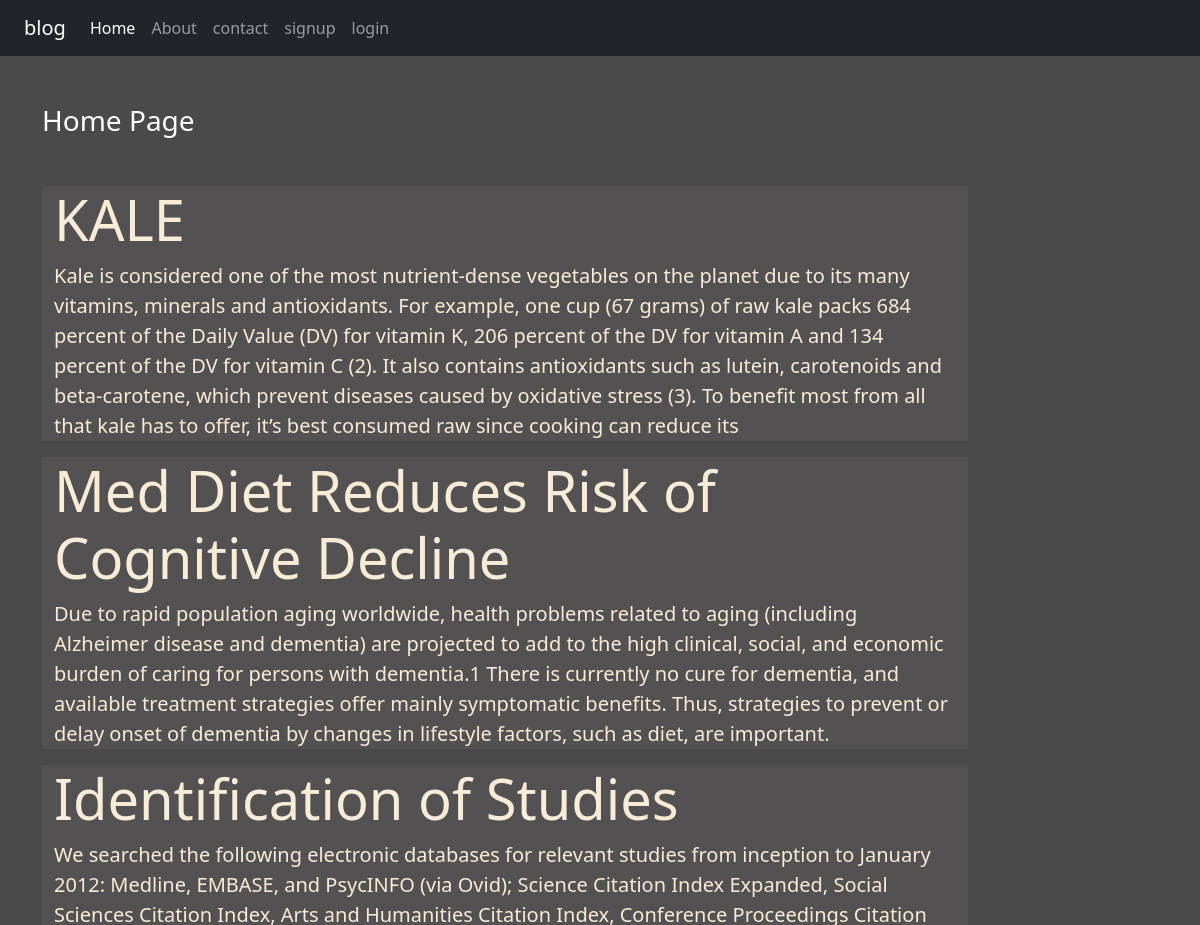
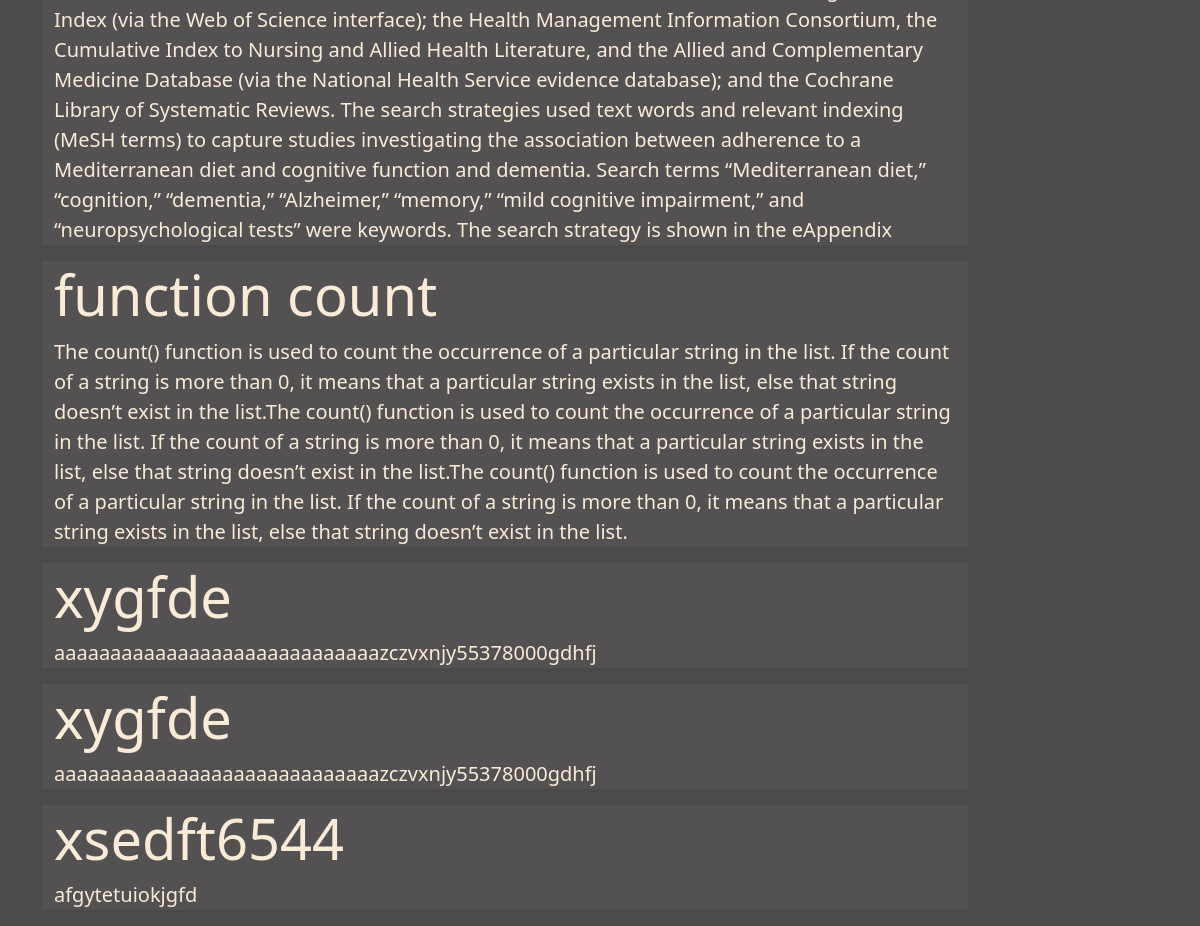
The page / on the database its author committed (2 pictures, top to bottom).
### blog/models.py (models this page shows, shortened)
class Post(models.Model):
    author = models.ForeignKey(User, on_delete=models.CASCADE)
    title = models.CharField(max_length=100)
    desc=models.TextField()
    date_posted = models.DateTimeField(default=datetime.now)
    status=models.CharField(max_length=50,choices=STATUS_CHOICES,default=STATUS_CHOICES[0][0])

### blog/views.py (the view)
# urls.py: path('',views.home),
def home(request):
	post=Post.objects.all()
	return render(request,'blog/home.html',{'post':post})

### blog/templates/blog/home.html
{% extends 'blog/base.html' %}
{%  load static %}
{% block content %}
<div class="col-sm-10">
	<h3 class="text-white my-5 font-weight-bold">Home Page</h3>
{% for post in post %}
  <div class="jumbotron jumbotron-fluid jumbo-color">
  <div class="container">
    <h1 class="display-4 font-weight-bold">{{post.title}}</h1>
    <p class="lead">{{post.desc}}</p>
  </div>
</div>
{% endfor %}
</div>
{% endblock content %}

### blog/templates/blog/base.html (shortened to what this page needs)
<!DOCTYPE html>
{% load static %}
<html>
<head>
	<link rel="stylesheet" type="text/css" href="{% static 'blog/css/bootstrap.css' %}">
	<link rel="stylesheet" type="text/css" href="{% static 'blog/css/bootstrap.css' %}">
	<link rel="stylesheet" type="text/css" href="{% static '/blog/css/style.css' %}">
</head>
<body>
	<div class="container-fluid bg-dark">
		{% include 'blog/navbar.html'%}
	</div>
    <div class="container">
    	<div class="row">
    		{% block content %}
    		{% endblock content %}
    	</div>
    </div>
</body>
</html>

### blog/templates/blog/navbar.html (shortened to what this page needs)
<nav class="navbar navbar-expand-lg navbar-dark bg-dark">
  <div class="container-fluid">
    <a class="navbar-brand" href="#">blog</a>
    <div class="collapse navbar-collapse" id="navbarNav">
      <ul class="navbar-nav">
        <li class="nav-item">
          <a class="nav-link active" aria-current="page" href="/">Home</a>
        </li>
        <li class="nav-item">
          <a class="nav-link" href="{% url 'about' %}">About</a>
        </li>
        <li class="nav-item">
          <a class="nav-link" href="{% url 'contact' %}">contact</a>
        </li>
        {% if request.user.is_authenticated %}
        <li class="nav-item">
          <a class="nav-link" href="{% url 'dashboard' %}">Dashboard</a>
        </li>
         <li class="nav-item">
          <a class="nav-link " href="{% url 'logout' %}">logout</a>
        </li>
        {% else %}
        <li class="nav-item">
          <a class="nav-link " href="{% url 'signup' %}">signup</a>
        </li>
        <li class="nav-item">
          <a class="nav-link " href="{% url 'login' %}">login</a>
        </li>
        {% endif %}
      </ul>
    </div>
  </div>
</nav>

### blog/static/blog/css/style.css (style rules this page uses)
body { background-color: rgb(75, 74, 74); color: antiquewhite; }
.jumbo-color { background-color: rgb(83,81,81); }

### rows shown on the page
Post: title "KALE", desc "Kale is considered one of the most nutrient-dense vegetables on the planet due to its many vitamins, minerals and antioxidants. For example, one cup (67 grams) of raw kale packs 684 percent of the Daily Value (DV) for vitamin K, 206 percent of the DV for vitamin A and 134 percent of the DV for vitamin C (2). It also contains antioxidants such as lutein, carotenoids and beta-carotene, which prevent diseases caused by oxidative stress (3). To benefit most from all that kale has to offer, it’s best consumed raw since cooking can reduce its"
Post: title "Med Diet Reduces Risk of Cognitive Decline", desc "Due to rapid population aging worldwide, health problems related to aging (including Alzheimer disease and dementia) are projected to add to the high clinical, social, and economic burden of caring for persons with dementia.1 There is currently no cure for dementia, and available treatment strategies offer mainly symptomatic benefits. Thus, strategies to prevent or delay onset of dementia by changes in lifestyle factors, such as diet, are important."
Post: title "Identification of Studies", desc "We searched the following electronic databases for relevant studies from inception to January 2012: Medline, EMBASE, and PsycINFO (via Ovid); Science Citation Index Expanded, Social Sciences Citation Index, Arts and Humanities Citation Index, Conference Proceedings Citation Index (via the Web of Science interface); the Health Management Information Consortium, the Cumulative Index to Nursing and Allied Health Literature, and the Allied and Complementary Medicine Database (via the National Health Service evidence database); and the Cochrane Library of Systematic Reviews. The search strategies used text words and relevant indexing (MeSH terms) to capture studies investigating the association…"
Post: title "function count", desc "The count() function is used to count the occurrence of a particular string in the list. If the count of a string is more than 0, it means that a particular string exists in the list, else that string doesn’t exist in the list.The count() function is used to count the occurrence of a particular string in the list. If the count of a string is more than 0, it means that a particular string exists in the list, else that string doesn’t exist in the list.The count() function is used to count the occurrence of a particular string in the list. If the count of a string is more than 0, it means that a particular string exists in the list, else that string doesn’t exist in the list."
Post: title "xygfde", desc "aaaaaaaaaaaaaaaaaaaaaaaaaaaaazczvxnjy55378000gdhfj"
Post: title "xygfde", desc "aaaaaaaaaaaaaaaaaaaaaaaaaaaaazczvxnjy55378000gdhfj"
Post: title "xsedft6544", desc "afgytetuiokjgfd"
